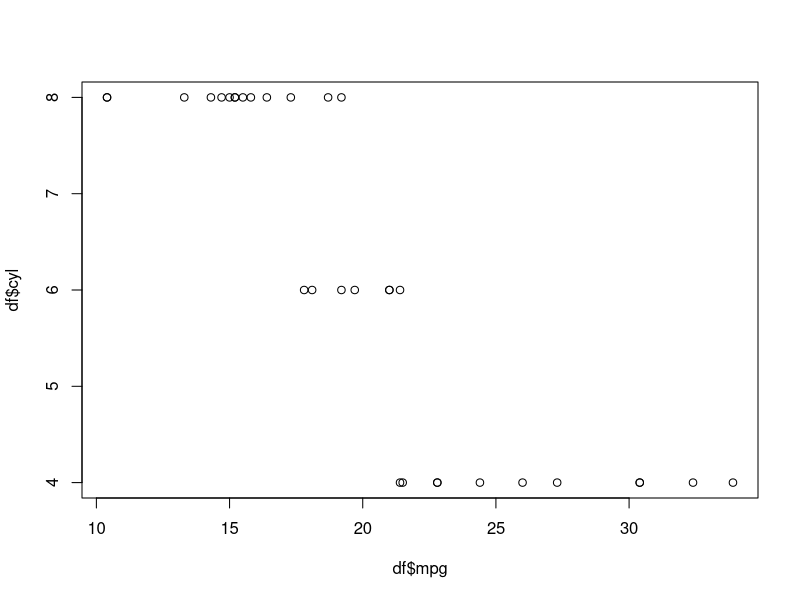
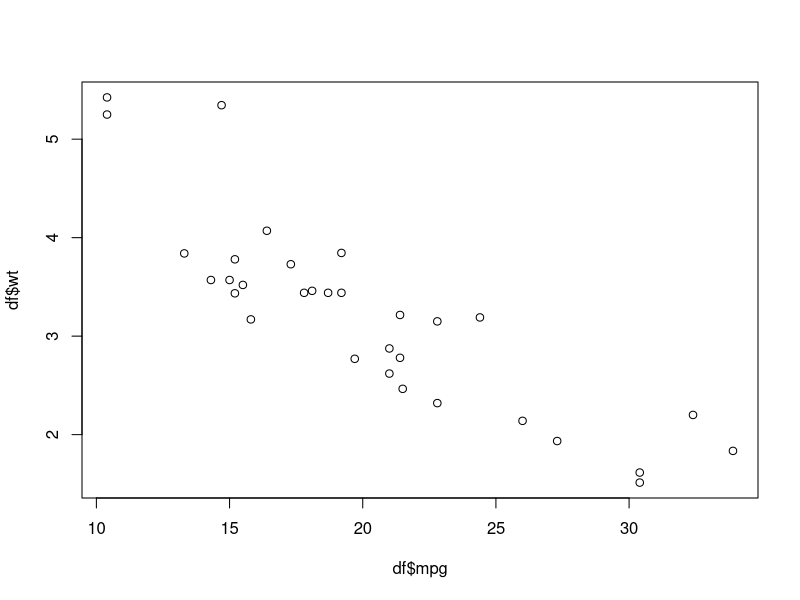
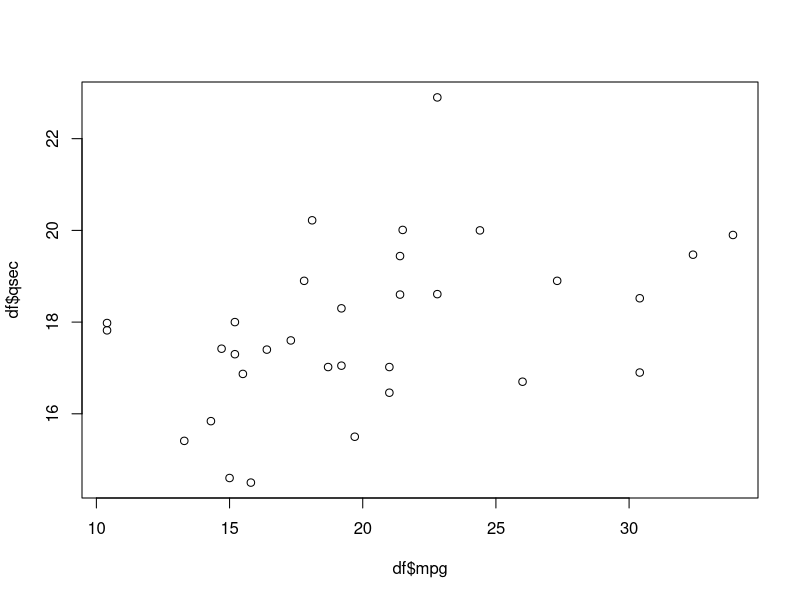
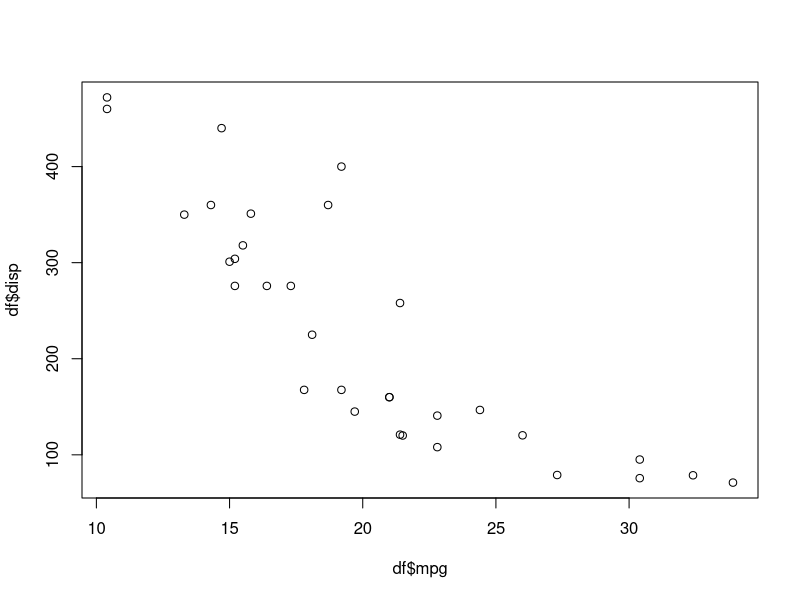
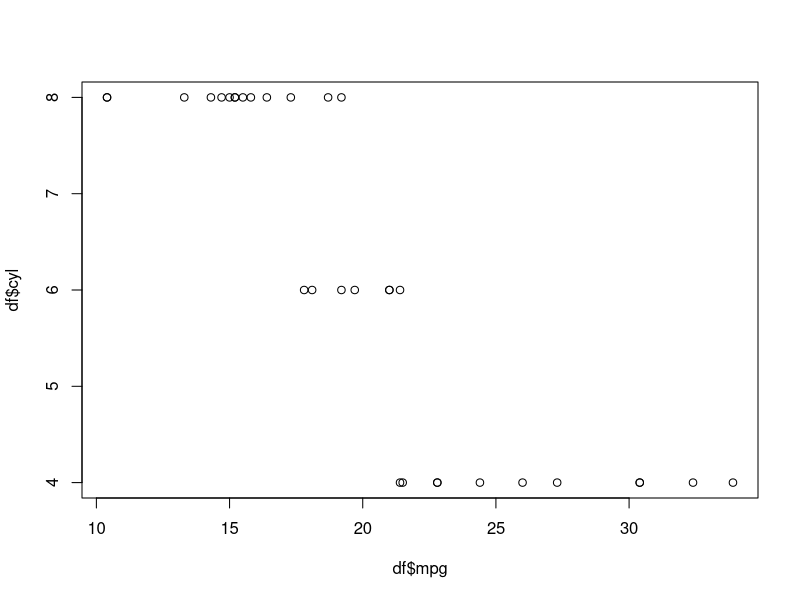
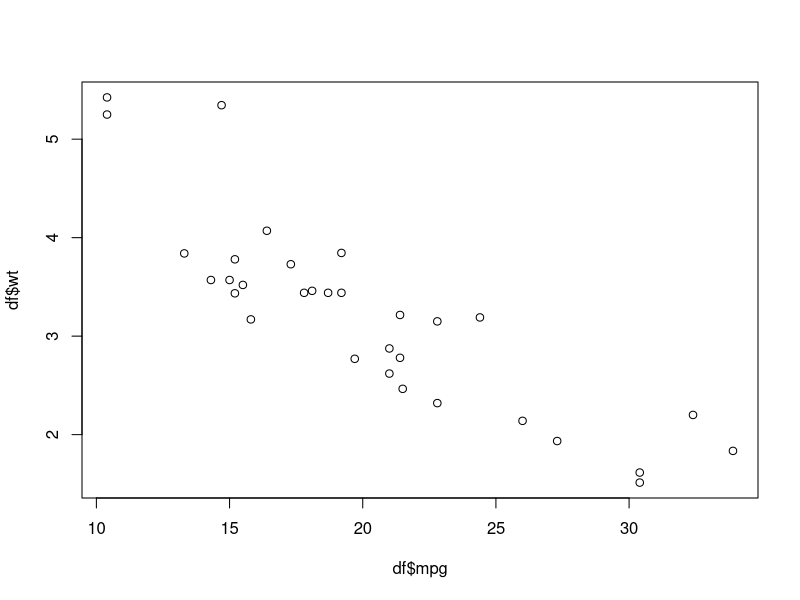
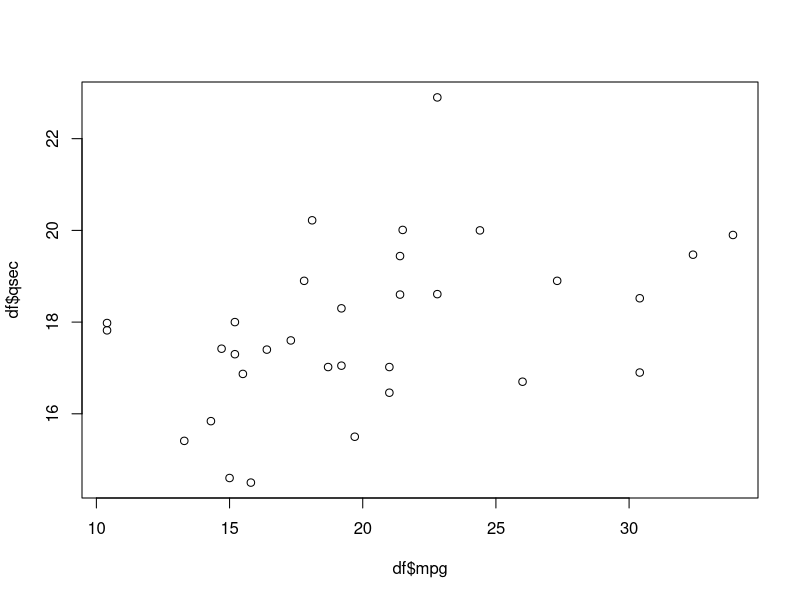
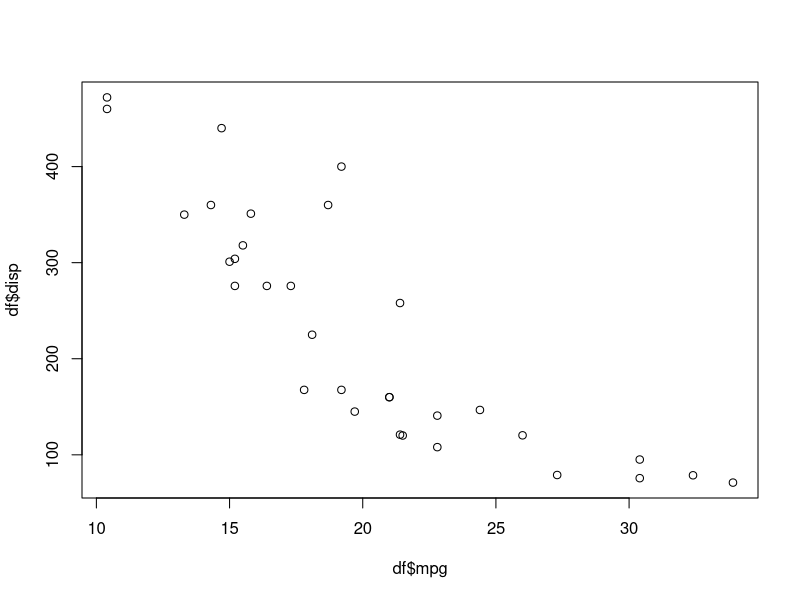

These charts were generated, in order, by the following R code:
## ---- chunk 1
#| echo: false
#| layout-ncol: 4
#| lightbox:
#|   group: cars

data("mtcars")
df = mtcars

plot(df$mpg, df$cyl)
plot(df$mpg, df$wt)
plot(df$mpg, df$qsec)
plot(df$mpg, df$disp)
## ---- chunk 2
#| echo: false
#| layout-ncol: 4
#| lightbox:
#|   group: cars

data("mtcars")
df = mtcars

plot(df$mpg, df$cyl)
plot(df$mpg, df$wt)
plot(df$mpg, df$qsec)
plot(df$mpg, df$disp)
